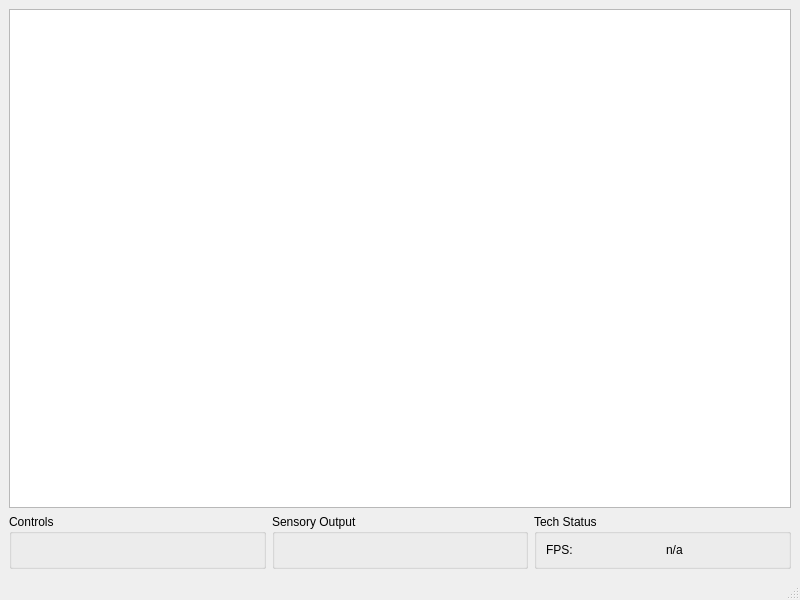
<?xml version="1.0" encoding="UTF-8"?>
<ui version="4.0">
 <class>Surface</class>
 <widget class="QMainWindow" name="Surface">
  <property name="geometry">
   <rect>
    <x>0</x>
    <y>0</y>
    <width>800</width>
    <height>600</height>
   </rect>
  </property>
  <property name="windowTitle">
   <string>MainWindow</string>
  </property>
  <widget class="QWidget" name="centralwidget">
   <layout class="QGridLayout" name="gridLayout">
    <item row="1" column="1">
     <layout class="QVBoxLayout" name="verticalLayout">
      <item>
       <widget class="GraphicsView" name="graphicsView"/>
      </item>
      <item>
       <layout class="QHBoxLayout" name="horizontalLayout">
        <item>
         <widget class="QGroupBox" name="groupBox">
          <property name="title">
           <string>Controls</string>
          </property>
         </widget>
        </item>
        <item>
         <widget class="QGroupBox" name="groupBox_2">
          <property name="title">
           <string>Sensory Output</string>
          </property>
         </widget>
        </item>
        <item>
         <widget class="QGroupBox" name="groupBox_3">
          <property name="title">
           <string>Tech Status</string>
          </property>
          <layout class="QGridLayout" name="gridLayout_2">
           <item row="0" column="0">
            <widget class="QLabel" name="label">
             <property name="text">
              <string>FPS:</string>
             </property>
            </widget>
           </item>
           <item row="0" column="1">
            <widget class="QLabel" name="lFPS">
             <property name="text">
              <string>n/a</string>
             </property>
            </widget>
           </item>
          </layout>
         </widget>
        </item>
       </layout>
      </item>
     </layout>
    </item>
   </layout>
  </widget>
  <widget class="QMenuBar" name="menubar">
   <property name="geometry">
    <rect>
     <x>0</x>
     <y>0</y>
     <width>800</width>
     <height>22</height>
    </rect>
   </property>
  </widget>
  <widget class="QStatusBar" name="statusbar"/>
 </widget>
 <customwidgets>
  <customwidget>
   <class>GraphicsView</class>
   <extends>QGraphicsView</extends>
   <header>graphicsview.h</header>
  </customwidget>
 </customwidgets>
 <resources/>
 <connections/>
</ui>
